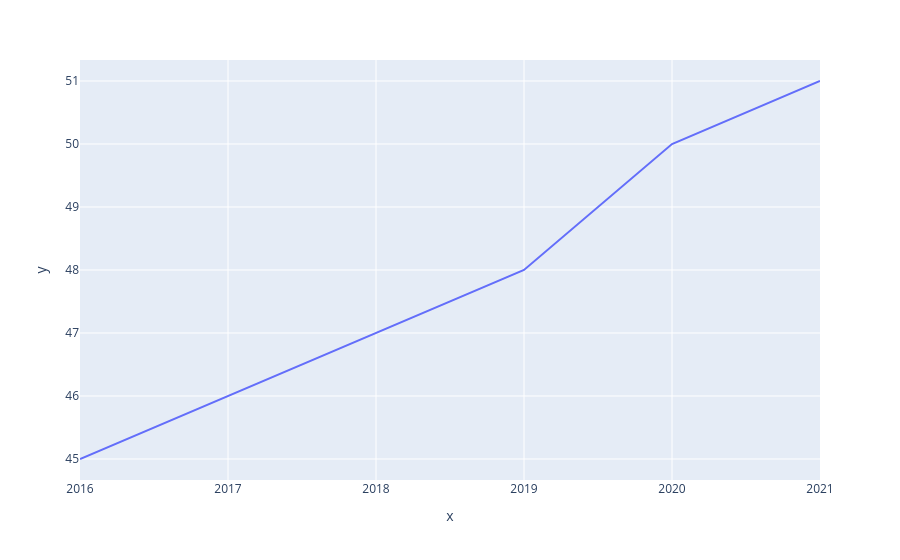

Write notebook code for a chart like this one.
### Code cell
# Adding x and y from dataframe
fig = px.line(x=count_by_year_df['year'], y=count_by_year_df['count'])

# showing the plot
fig.show()

### Figure 1 — Plotly figure (JSON) as saved in the notebook; plotly's stock layout.template omitted (floating-point values rounded to 4 significant figures)
{"data": [{"hovertemplate": "x=%{x}<br>y=%{y}<extra></extra>", "legendgroup": "", "line": {"color": "#636efa", "dash": "solid"}, "marker": {"symbol": "circle"}, "mode": "lines", "name": "", "orientation": "v", "showlegend": false, "type": "scatter", "x": [2016, 2017, 2018, 2019, 2020, 2021], "xaxis": "x", "y": [45, 46, 47, 48, 50, 51], "yaxis": "y"}], "layout": {"legend": {"tracegroupgap": 0}, "margin": {"t": 60}, "xaxis": {"anchor": "y", "domain": [0, 1], "title": {"text": "x"}}, "yaxis": {"anchor": "x", "domain": [0, 1], "title": {"text": "y"}}}}
